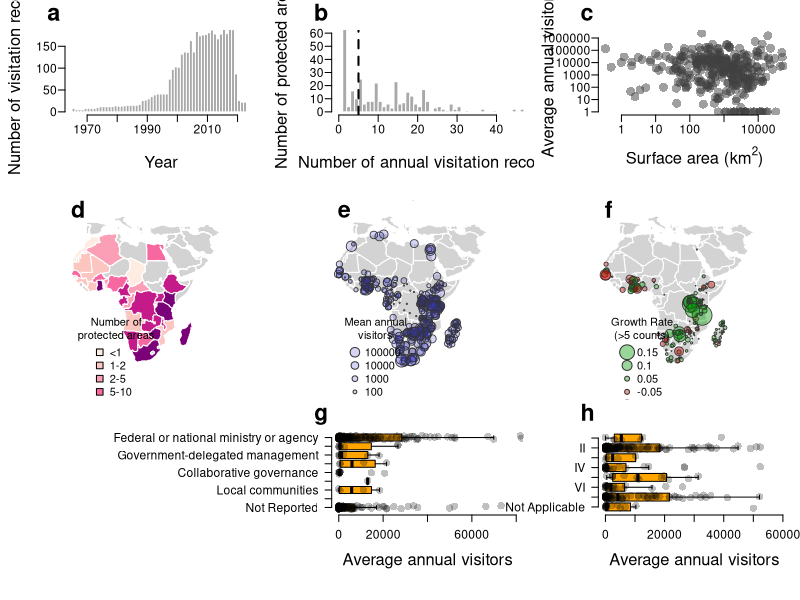

Generate this figure with R:
#install.packages(c("maps","RColorBrewer"))
library(maps)
library(RColorBrewer)

# Read the data from the cleaned PAVIS Database
pavis <- read.csv("PAVIS_v0.2.csv", na.strings = "NULL")

# Create a new plot device
png(filename="Composite.png",width=28,height=28,units="cm",res=300)

#Set panel layout (bottom-left is left open to accommodate labels from panel G)
m <- (matrix(c(1,2,3,4,5,6,9,7,8), nrow = 3, ncol = 3, byrow = TRUE))
layout(mat = m)

#############################################
#                                           #
#               Panel A                     #
#                                           #
#############################################

# Plot margins
par(mai=c(0.85,0.65,0.3,0.10))

# Histogram of visitation record per year
hist(pavis$Year, main="", breaks=seq(1965, 2024,by=1),border="white",col="darkgrey",
     ylim=c(0,180),las=1,xlab="Year", ylab="Number of visitation records",   cex.axis=1.1, cex.lab= 1.5, mgp=c(3.2,0.6,0))

# Plot label
mtext("a",cex=1.4, font=2,side = 3, adj = -0.1, line = 0.5)

#############################################
#                                           #
#               Panel B                     #
#                                           #
#############################################

# Plot margins
par(mai=c(0.85,0.65,0.3,0.10))

# Histogram of visitation records 
hist(table(pavis$WDPAID), breaks=40, xlim=c(0,45),border="white",col="darkgrey",main="", las=1,ylim=c(0,60),
     xlab="Number of annual visitation records", ylab="Number of protected areas",   cex.axis=1.1, cex.lab= 1.5, mgp=c(3.2,0.6,0))

# Add a vertical line showing >5 records (these are the data plotted in panel F)
abline(v=5, lty=2, lwd=2)
# Plot label
mtext("b",cex=1.4, font=2,side = 3, adj = -0.1, line = 0.5)

#######################################################################################
#######################################################################################

# Reshape the data from long to wide format (i.e. a year by PA matrix)

# Separate the PA metadata from the visitation data
meta.dat <- pavis[2:12]
# Remove duplicates from the metadata
meta.dat.clean <- meta.dat[!duplicated(meta.dat),]

head(meta.dat.clean)

# Reshape the visitation data as a square PA x Year matrix
sq.dat <-  xtabs(Visitors+1~ WDPAID + Year ,pavis)
sq.dat[xtabs(Visitors+1~ WDPAID + Year ,pavis)==0] <- NA

# Note, the metadata is ordered alphabetically by country, which differs for the visitation matrix.
# Thus, the data need to be aligned
visit.dat <- sq.dat[match(meta.dat.clean$WDPAID, row.names(sq.dat)),]

# Check that the WDPAIDs are the same
meta.dat.clean$WDPAID== row.names(visit.dat)

# Calculate the average annual visiation per protected area
visit.ave <- apply(visit.dat,1,function(x){mean(x,na.rm=T)})

#############################################
#                                           #
#               Panel C                     #
#                                           #
#############################################

# Set this to prevent scientific notation in axis labels
options(scipen=5)

# Set plot margins
par(mai=c(0.85,0.65,0.3,0.10))

# Make plot of annual visitation vs. surface area of protected area (both axes on log-scale)
plot(meta.dat.clean$REP_AREA,visit.ave, log="xy", las=1,pch=16, col=rgb(0.25,0.25,0.25,0.5),
     xlab=expression("Surface area (km"^ 2*")"), ylab="Average annual visitors",cex=1.8,   
     cex.axis=1.1, cex.lab= 1.5, mgp=c(3.2,0.6,0), bty="n")

# Plot Label
mtext("c",cex=1.4, font=2,side = 3, adj = -0.1, line = 0.5)

#############################################
#                                           #
#               Panel D                     #
#                                           #
#############################################

# Create a vector with ISO codes for countries with data
ISO.code <- names(table(meta.dat.clean$ISO))

# Identify the full country names to match with base layers in 'maps' package
country.name <- iso.expand(ISO.code)

# The number of protected areas per country with visitor counts
pas <-  as.numeric(table(meta.dat.clean$ISO))

# Set plot margins
par(mai=c(0,0,0,0))

# Create basemap
map("world", fill=T, col="lightgrey", lwd=1, border="white",
    xlim=c(-20,55), ylim=c(-40,40))

# Select a colour ramp
ramp <- brewer.pal(6,"RdPu")

# Identify breaks for the colour ramp
brks <- as.numeric(cut(pas, c(0,1,2,5,10,20,50)))

# Labels for the legend
leg.txt <- c("<1", "1-2", "2-5", "5-10", "10-20", ">20")

# Match the values of each country to the colour ramp according to the predefined breaks
# The maps package has a weird notation for certain countries with multiple geometries, hence
# The need to extract text before a colon.
colss <- brks[match(gsub(":.*","",map("world", plot=FALSE)$names), country.name)]

# Map the number of protected areas with visitor data per country
map("world", fill=T, add=T,col=ramp[colss], lwd=1, border="white")
map("world", "Lesotho", fill=T, add=T,col="lightgrey", lwd=1, border="white")


# Plot a legend
legend(-15,-10, pch=22, pt.cex=1.5, leg.txt,
       pt.bg=ramp, title="Number of\nprotected areas",bty="n")

# Label the panel
mtext("d",cex=1.4, font=2,side = 3, adj = 0.05, line = 0.5)

#############################################
#                                           #
#               Panel E                     #
#                                           #
#############################################

# Set plot margins
par(mai=c(0,0,0,0))

# Plot basemap
map("world", fill=T, col="lightgrey", lwd=1, border="white",
    xlim=c(-20,55), ylim=c(-40,40))

# Add points of protected area centroids, scaled by the average annual visitation
points(meta.dat.clean$Longitude, meta.dat.clean$Latitude,  cex=log(visit.ave+5)/6,pch=21, 
       bg=rgb(0.2,0.2,0.8,0.2), col=rgb(0.2,0.2,0.2,1), lwd=0.8)

# Add legend
legend(-15,-10, pch=21, pt.cex=log(c(100000,10000,1000,100,10))/6, c("100000","10000","1000","100","10"),
pt.bg=rgb(0.2,0.2,0.8,0.2), col=rgb(0.2,0.2,0.2,1), title="Mean annual\nvisitors",bty="n")

# Label plot
mtext("e",cex=1.4, font=2,side = 3, adj = 0.05, line = 0.5)

#############################################
#                                           #
#               Panel F                     #
#                                           #
#############################################

# Create a blank vector for standardized growth rates
growth.rate <- rep(NA,dim(visit.dat)[1] )
# A vector with year information 
yrs <- 1964:2023

# Run a loop to calcualte growth rates
for (i in 1: dim(visit.dat)[1]){
  # Vector of visitation data per protected areas
  vect <- visit.dat[i,]
  # If there are 5 or more records, fit a linear regression and estimate the slope parameter
  if (length(vect[which(vect!=0)])>=6) {
    growth.rate[i] <- lm(vect[which(vect!=0)]~yrs[which(vect!=0)])$coefficients[2]/max(vect[which(vect!=0)])
  }
}

# Set plot margins
par(mai=c(0,0,0,0))

# Plot basemap
map("world", fill=T, col="lightgrey", lwd=1, border="white",
    xlim=c(-20,55), ylim=c(-40,40))

# Add points with centroids of protected areas, coloured by direction adn scale by size of growth rate
points(meta.dat.clean$Longitude, meta.dat.clean$Latitude,  cex=abs(growth.rate)*20,pch=21, 
       col=rgb(0.2,0.2,0.2,1), bg=ifelse(growth.rate>=0,rgb(0,0.6,0,0.4),rgb(0.8,0,0,0.4)), lwd=0.8)

# Add legend
legend(-15,-10, pch=21, pt.cex=c(0.15,0.1,0.05,0.05,0.1,0.15)*20, c("0.15","0.1","0.05","-0.05","-0.1", "-0.15"),
       pt.bg=c(rgb(0,0.6,0,0.4),rgb(0,0.6,0,0.4),rgb(0,0.6,0,0.4), rgb(0.8,0,0,0.4),rgb(0.8,0,0,0.4),rgb(0.8,0,0,0.4))
       , col=rgb(0.2,0.2,0.2,1), title="Growth Rate\n(>5 counts)",bty="n")

# Label panel
mtext("f",cex=1.4, font=2,side = 3, adj = 0.05, line = 0.5)


#############################################
#                                           #
#               Panel G                     #
#                                           #
#############################################

# Set plot margins
par(mai=c(0.85,0.65,0.3,0.10))

# Create factors for governance categories
GOV_TYPE <- factor(meta.dat.clean$GOV_TYPE , levels=rev(c("Federal or national ministry or agency",
                                                          "Sub-national ministry or agency", "Government-delegated management", "Joint governance", "Collaborative governance",
                                                          "Individual landowners", "Local communities", "Not Applicable", "Not Reported")))

# Creat box plot
boxplot(visit.ave+1~GOV_TYPE, outline=F, frame=F, horizontal=T,las=1, ylim=c(0,80000),log="",lty=1,ylab="", 
        cex.axis=1.1, cex.lab= 1.5, mgp=c(3.2,0.6,0),xlab= "Average annual visitors", col="orange")

# Add points for individual protected areas
stripchart(visit.ave+1~GOV_TYPE,
           method = "jitter",jitter=0.2, 
           pch = 16, cex=1.5 , 
           col = rgb(0,0,0,0.25),  
           vertical = FALSE,   
           add = TRUE)

# Label panel
mtext("g",cex=1.4, font=2,side = 3, adj = -0.1, line = 0.5)

#############################################
#                                           #
#               Panel H                     #
#                                           #
#############################################

# Set plot margins
par(mai=c(0.85,0.65,0.3,0.10))

# Create factors of IUCN management categories
IUCN_Cat <- factor( meta.dat.clean$IUCN_Cat , levels=rev(c("Ib", "II", "III", "IV", "V", "VI", "Not Reported", "Not Applicable")))

# Make boxplot
boxplot(visit.ave+1~IUCN_Cat, outline=F, frame=F,,horizontal=T,las=1, ylim=c(0,60000),log="",lty=1,ylab="", 
        cex.axis=1.1, cex.lab= 1.5, mgp=c(3.2,0.6,0),xlab= "Average annual visitors", col="orange")

# Add poiunts for individual protectedd areas
stripchart(visit.ave+1~IUCN_Cat,
           method = "jitter",jitter=0.2, 
           pch = 16, cex=1.5 , 
           col = rgb(0,0,0,0.25),  
           vertical = FALSE,   
           add = TRUE)

# Label panel
mtext("h",cex=1.4, font=2,side = 3, adj = -0.1, line = 0.5)


# Close the plot device and save the image
dev.off()

#############################################################################################


